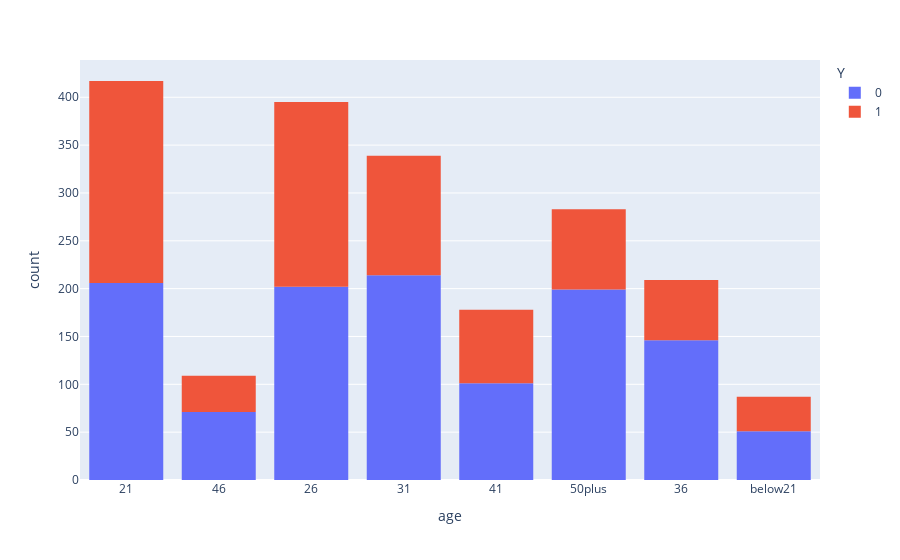

Notebook cell for this chart:
### Markdown cell above
### Independent Investigation

Using the bar coupon example as motivation, you are to explore one of the other coupon groups and try to determine the characteristics of passengers who accept the coupons.

### Code cell
#based on the histogram plot, younger people (but over 21 years old) are more likely to accept bar coupons. 
px.histogram(bar_coupon, x = "age", color = "Y")

### Figure 1 — Plotly figure (JSON) as saved in the notebook; plotly's stock layout.template omitted (floating-point values rounded to 4 significant figures; data arrays with more than 128 entries replaced by an {"elided": "..."} marker saying what was removed)
{"data": [{"alignmentgroup": "True", "bingroup": "x", "hovertemplate": "Y=0<br>age=%{x}<br>count=%{y}<extra></extra>", "legendgroup": "0", "marker": {"color": "#636efa", "pattern": {"shape": ""}}, "name": "0", "offsetgroup": "0", "orientation": "v", "showlegend": true, "type": "histogram", "x": {"elided": "1190 str values"}, "xaxis": "x", "yaxis": "y"}, {"alignmentgroup": "True", "bingroup": "x", "hovertemplate": "Y=1<br>age=%{x}<br>count=%{y}<extra></extra>", "legendgroup": "1", "marker": {"color": "#EF553B", "pattern": {"shape": ""}}, "name": "1", "offsetgroup": "1", "orientation": "v", "showlegend": true, "type": "histogram", "x": {"elided": "827 str values"}, "xaxis": "x", "yaxis": "y"}], "layout": {"barmode": "relative", "legend": {"title": {"text": "Y"}, "tracegroupgap": 0}, "margin": {"t": 60}, "xaxis": {"anchor": "y", "domain": [0, 1], "title": {"text": "age"}}, "yaxis": {"anchor": "x", "domain": [0, 1], "title": {"text": "count"}}}}
